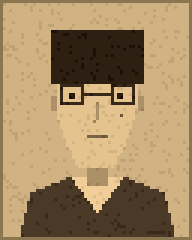
#> input picture art/portraits/p0_id.png, 192 x 240 px, given in place of p0.png, which was not available
$ python make_sheet.py
#> lines starting #> are read from the running program, lines starting #| are printed output that depends on the picture
# -*- coding: utf-8 -*-
import os
from PIL import Image
OUT = r"F:\请出示学生证\art\portraits"
cols, rows = 6, 4
cw, ch = 192, 240
sheet = Image.new("RGB", (cols * cw, rows * ch), "#101312")
for i in range(24):
    im = Image.open(os.path.join(OUT, "p%d.png" % i))
#> im is the input picture: PIL image 192x240 RGB; mean R, G, B 165.3, 139.1, 99.9
    sheet.paste(im, ((i % cols) * cw, (i // cols) * ch))
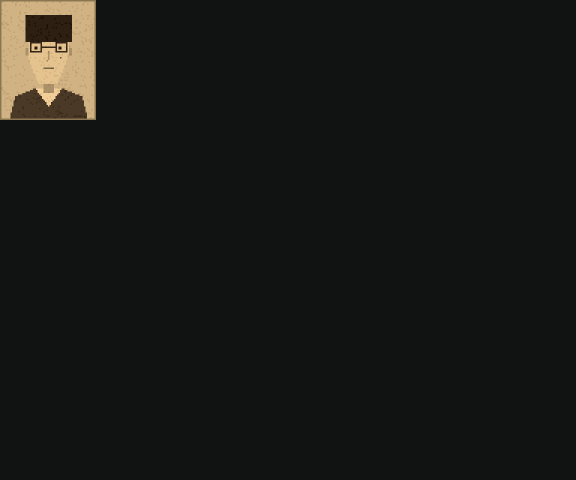
#> sheet: PIL image 1152x960 RGB (shown at 1/2 size); mean R, G, B 22.2, 24, 21.4
#> pass 2 of the loop `for i in range(24):`:
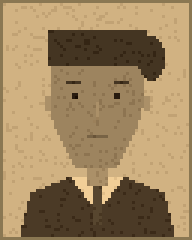
#> input picture art/portraits/p10_id.png, 192 x 240 px, given in place of p1.png, which was not available
#> im is the input picture: PIL image 192x240 RGB; mean R, G, B 160.1, 134.5, 96.4
#> `sheet.paste(im, ((i % cols) * cw, (i // cols) * ch))`:
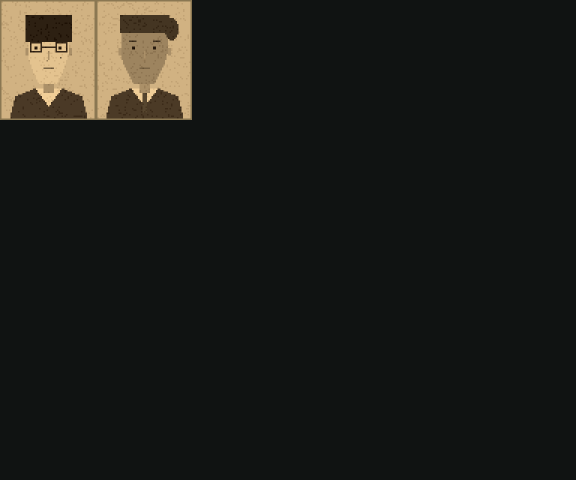
#> sheet: PIL image 1152x960 RGB (shown at 1/2 size); mean R, G, B 28.2, 28.8, 24.7
#> (the run stopped early here; a loop or call above may not have finished)
